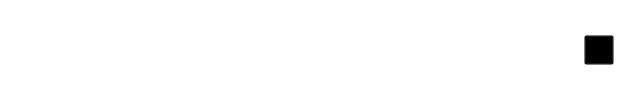
                         <widget class="QFrame" name="frame_18">
                          <property name="styleSheet">
                           <string notr="true">background:transparent;</string>
                          </property>
                          <property name="frameShape">
                           <enum>QFrame::StyledPanel</enum>
                          </property>
                          <property name="frameShadow">
                           <enum>QFrame::Raised</enum>
                          </property>
                          <layout class="QHBoxLayout" name="horizontalLayout_10">
                           <item>
                            <widget class="QLabel" name="label_19">
                             <property name="minimumSize">
                              <size>
                               <width>270</width>
                               <height>0</height>
                              </size>
                             </property>
                             <property name="styleSheet">
                              <string notr="true">width: 387;
height: 49;
top: 390px;
left: 333px;
font-family: Kdam Thmor Pro;
font-weight: 400;
font-size: 32px;
line-height: 100%;
letter-spacing: 2px;
text-align: center;
color: rgba(255, 255, 255, 0.8);
</string>
                             </property>
                             <property name="text">
                              <string>your secret message......</string>
                             </property>
                            </widget>
                           </item>
                           <item>
                            <widget class="QLabel" name="label_20">
                             <property name="styleSheet">
                              <string notr="true">width: 160;
height: 37;
top: 396px;
left: 826px;
font-family: Kdam Thmor Pro;
font-weight: 400;
font-size: 24px;
line-height: 100%;
letter-spacing: 2px;
text-align: center;
color: rgba(255, 255, 255, 0.6);
</string>
                             </property>
                             <property name="text">
                              <string>17/10/2024</string>
                             </property>
                            </widget>
                           </item>
                           <item>
                            <widget class="QPushButton" name="pushButton_11">
                             <property name="enabled">
                              <bool>false</bool>
                             </property>
                             <property name="maximumSize">
                              <size>
                               <width>30</width>
                               <height>30</height>
                              </size>
                             </property>
                             <property name="styleSheet">
                              <string notr="true">QPushButton:hover
{
	background-color: rgba(235, 94, 40, 1);
    border-radius:15px;

}

QPushButton:pressed
{  
background-color: rgba(235, 94, 40, 1);
 border-radius:15px;
}</string>
                             </property>
                             <property name="text">
                              <string/>
                             </property>
                             <property name="icon">
                              <iconset>
                               <normaloff>:/img/trash.png</normaloff>:/img/trash.png</iconset>
                             </property>
                             <property name="iconSize">
                              <size>
                               <width>25</width>
                               <height>30</height>
                              </size>
                             </property>
                            </widget>
                           </item>
                          </layout>
                         </widget>
